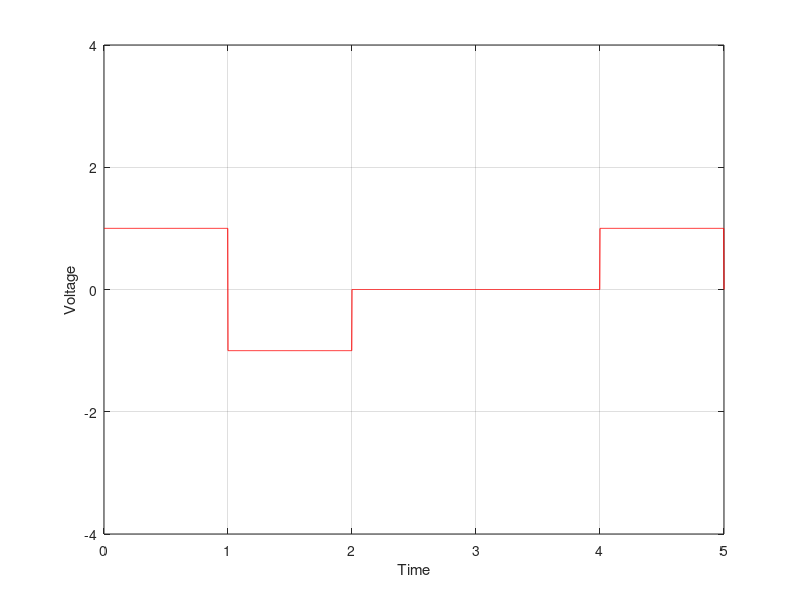

MATLAB code to generate this figure:
clc;
close all;
clear;

bitstream = [1 1 0 0 1];
L = length(bitstream);

n = 500;
dt = 1/n;
x = 0:dt:L;

y = zeros(1, length(x));
sign=-1;

for i=0 : L-1
    if(bitstream(i+1)==1)
       sign=sign*-1;
       y((i*n+1):(i+1)*n)=sign; 
    end    
end

plot(x, y, 'r');
axis([0 x(end) -4 4]);
grid on;

xlabel('Time');
ylabel('Voltage');

size=length(y);
len=floor(size/L);
decode=ones(1,L);

for i=0:L-1
  if(y(i*len+1)==0)
    decode(i+1)=0;
  end
end
disp(decode);


